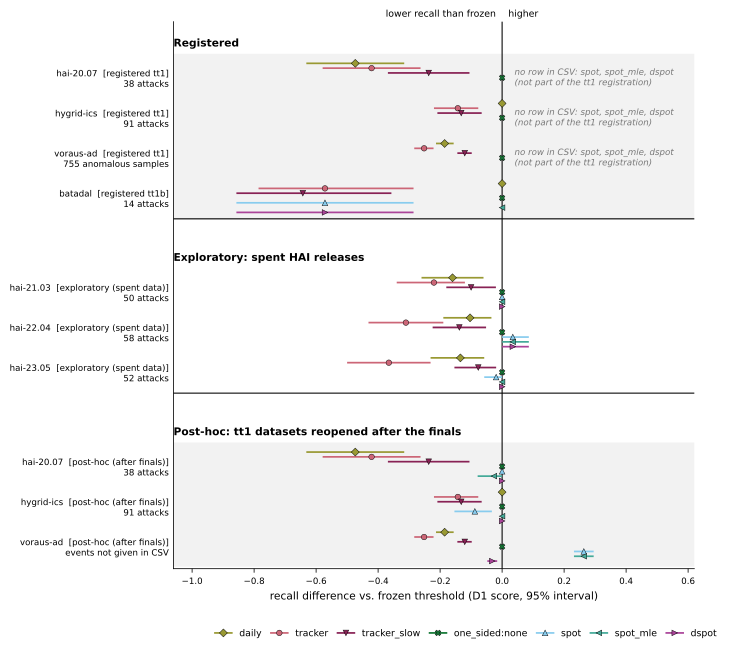

Recreate this plot in Python.
"""Figure 4: recall against the frozen threshold (forest plot), score D1.

Reads ../figure_data/recall_and_false_alarms_by_rule.csv only.
Run: python -B fig4_recall_forest.py
"""
import os, sys
sys.path.insert(0, os.path.dirname(os.path.abspath(__file__)))
import numpy as np
import pandas as pd
import matplotlib
matplotlib.use("Agg")
import matplotlib.pyplot as plt
from matplotlib.lines import Line2D
from tt1_style import DATA, RULE_COLOR, RULE_MARKER, GREY, apply_style, save, check_layout

RULES = ["daily", "tracker", "tracker_slow", "one_sided:none", "spot", "spot_mle", "dspot"]
GROUPS = [  # (section header, [(dataset, status)])
    ("Registered", [("hai-20.07", "registered tt1"), ("hygrid-ics", "registered tt1"),
                    ("voraus-ad", "registered tt1"), ("batadal", "registered tt1b")]),
    ("Exploratory: spent HAI releases", [("hai-21.03", "exploratory (spent data)"),
                                         ("hai-22.04", "exploratory (spent data)"),
                                         ("hai-23.05", "exploratory (spent data)")]),
    ("Post-hoc: tt1 datasets reopened after the finals",
     [("hai-20.07", "post-hoc (after finals)"), ("hygrid-ics", "post-hoc (after finals)"),
      ("voraus-ad", "post-hoc (after finals)")]),
]
UNIT = {"voraus-ad": "anomalous samples"}

apply_style()
df = pd.read_csv(os.path.join(DATA, "recall_and_false_alarms_by_rule.csv"))
d1 = df[(df.score == "D1") & (df.rule.isin(RULES))]
# every (dataset, status) in the CSV must be one of the plotted blocks, so no D1 block is silently left out
blocks = {b for _, bl in GROUPS for b in bl}
assert set(map(tuple, d1[["dataset", "status"]].drop_duplicates().to_numpy())) == blocks
assert not d1.duplicated(["dataset", "status", "rule"]).any()

BAND, DODGE = 1.0, 0.12
fig, ax = plt.subplots(figsize=(7.0, 7.4))
y = 0.0
yt, ylab, plotted, gaps = [], [], [], []
for gi, (header, bl) in enumerate(GROUPS):
    y -= 0.55
    ax.text(-1.06, y + 0.05, header, ha="left", va="center", fontsize=8, fontweight="bold",
            transform=ax.transData)
    y -= 0.8
    top = y + 0.5
    for ds, st in bl:
        sub = d1[(d1.dataset == ds) & (d1.status == st)].set_index("rule")
        ev = sub.events.dropna().unique()
        n_txt = (f"{int(ev[0])} {UNIT.get(ds, 'attacks')}" if len(ev) == 1 else "events not given in CSV")
        yt.append(y); ylab.append(f"{ds}  [{st}]\n{n_txt}")
        missing = []
        for k, r in enumerate(RULES):
            yy = y - (k - (len(RULES) - 1) / 2) * DODGE  # first rule on top
            if r not in sub.index:
                missing.append(r); continue
            row = sub.loc[r]
            ax.plot([row.ci_low, row.ci_high], [yy, yy], color=RULE_COLOR[r], lw=1.3, solid_capstyle="butt", zorder=2)
            ax.plot([row.diff_vs_frozen], [yy], marker=RULE_MARKER[r], color=RULE_COLOR[r], ms=4.2,
                    mec="black", mew=0.35, ls="none", zorder=3)
            plotted.append((ds, st, r, row.diff_vs_frozen, row.ci_low, row.ci_high, yy))
        if missing:
            gaps.append((ds, st, missing))
            ax.text(0.04, y, "no row in CSV: " + ", ".join(missing) + "\n(not part of the tt1 registration)",
                    ha="left", va="center", fontsize=6.5, color=GREY, style="italic")
        y -= BAND
    bottom = y + 0.5
    if gi % 2 == 0:
        ax.axhspan(bottom, top + 0.1, color="#F2F2F2", lw=0, zorder=0)
    if gi < len(GROUPS) - 1:
        ax.axhline(bottom - 0.02, color="black", lw=0.8)

ax.axvline(0, color="black", lw=0.8, zorder=1)
ax.set_yticks(yt); ax.set_yticklabels(ylab, fontsize=6.5)
ax.tick_params(axis="y", length=0)
ax.set_ylim(y + 0.45, 0.05)
ax.set_xlim(-1.06, 0.62)
ax.set_xlabel("recall difference vs. frozen threshold (D1 score, 95% interval)")
ax.text(-0.02, 1.005, "lower recall than frozen", transform=ax.get_xaxis_transform(), ha="right", va="bottom", fontsize=7)
ax.text(0.02, 1.005, "higher", transform=ax.get_xaxis_transform(), ha="left", va="bottom", fontsize=7)
handles = [Line2D([], [], color=RULE_COLOR[r], marker=RULE_MARKER[r], mec="black", mew=0.35, ms=4.2,
                  lw=1.3, label=r) for r in RULES]
fig.subplots_adjust(bottom=0.11)
fig.legend(handles=handles, loc="lower center", bbox_to_anchor=(0.56, 0.0), ncol=7, columnspacing=1.0,
           handlelength=1.8)

# check what is drawn against the CSV
for ds, st, r, dv, lo, hi, _ in plotted:
    row = d1[(d1.dataset == ds) & (d1.status == st) & (d1.rule == r)].iloc[0]
    assert (row.diff_vs_frozen, row.ci_low, row.ci_high) == (dv, lo, hi)
    assert lo <= dv <= hi
assert len(plotted) == len(d1), (len(plotted), len(d1))
report = dict(rows_plotted=len(plotted), rows_in_csv_subset=len(d1), gaps=gaps)

if __name__ == "__main__":
    fig.canvas.draw()
    print("text overlaps:", check_layout(fig))
    print("checks:", report)
    print(save(fig, "fig4_recall_forest"))
